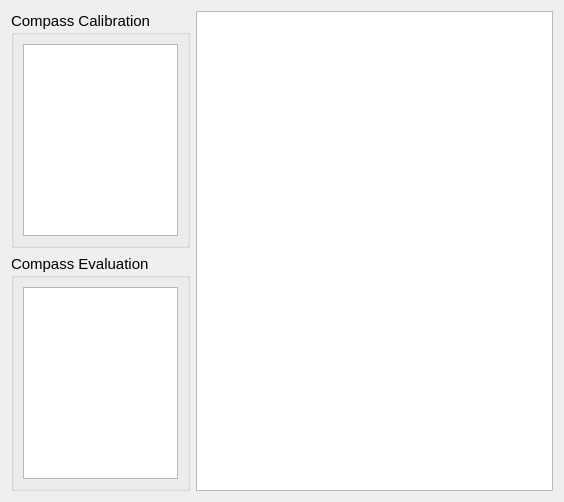
          <widget class="QWidget" name="tab_compass_2_cal">
           <attribute name="title">
            <string>Calibration / Evaluation</string>
           </attribute>
           <layout class="QGridLayout" name="gridLayout_14">
            <item row="0" column="0">
             <layout class="QHBoxLayout" name="horizontalLayout_11" stretch="1,2">
              <item>
               <layout class="QVBoxLayout" name="verticalLayout_7">
                <item>
                 <widget class="QGroupBox" name="groupBox_cal">
                  <property name="font">
                   <font>
                    <pointsize>11</pointsize>
                   </font>
                  </property>
                  <property name="title">
                   <string>Compass Calibration</string>
                  </property>
                  <layout class="QGridLayout" name="gridLayout_12">
                   <item row="0" column="0">
                    <widget class="QTableWidget" name="table_compass_cal"/>
                   </item>
                  </layout>
                 </widget>
                </item>
                <item>
                 <widget class="QGroupBox" name="groupBox_eval">
                  <property name="font">
                   <font>
                    <pointsize>11</pointsize>
                   </font>
                  </property>
                  <property name="title">
                   <string>Compass Evaluation</string>
                  </property>
                  <layout class="QGridLayout" name="gridLayout_13">
                   <item row="0" column="0">
                    <widget class="QTableWidget" name="table_compass_eval"/>
                   </item>
                  </layout>
                 </widget>
                </item>
               </layout>
              </item>
              <item>
               <widget class="QTextEdit" name="display_compass_result"/>
              </item>
             </layout>
            </item>
           </layout>
          </widget>
